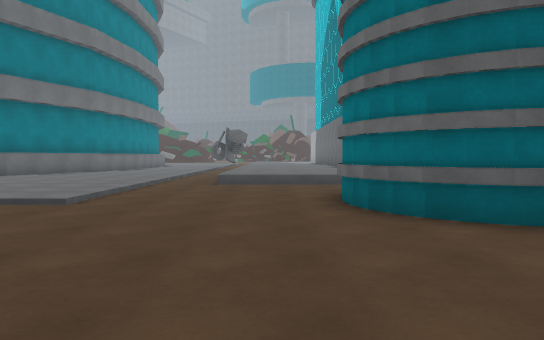
[1] (above)

16 first-person views from a walk through a Unity game level. The camera is 1.3 m above the floor, tilts 2° down and sees 70° across. The floor is counted in squares, 2 m on a side. Each view is taken from the middle of a square. On the plan, view 1 faces up. The plan holds only what a view shows up to about 11 squares ahead; the rest is blank. The place goes on beyond the plan. Surface patterns are stand-ins for the level's own textures.

[2]
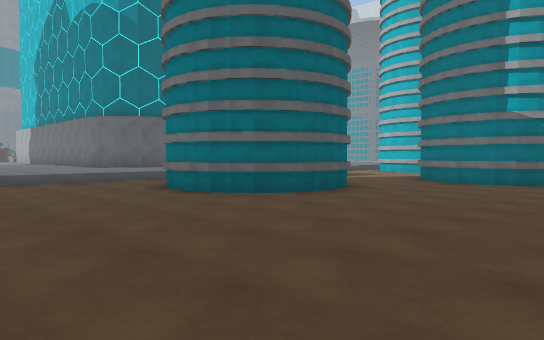

[3]
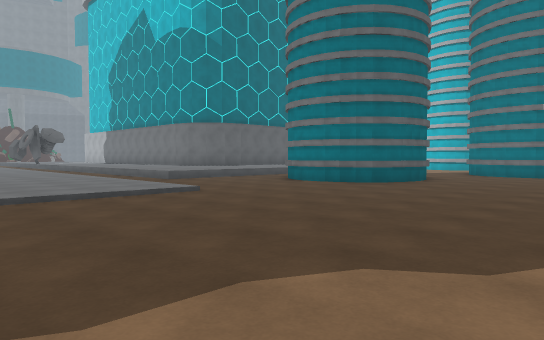

[4]
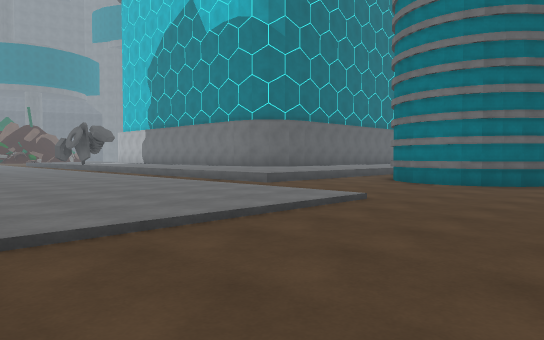

[5]
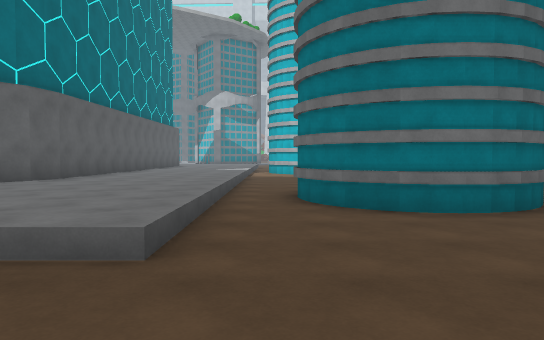

[6]
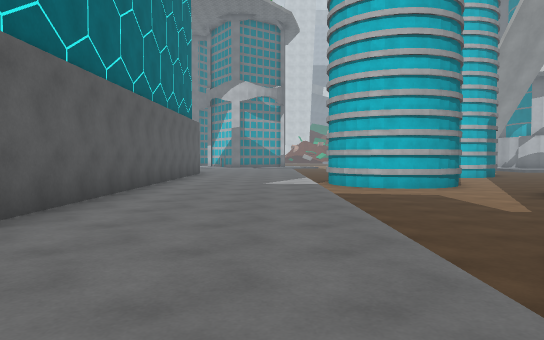

[7]
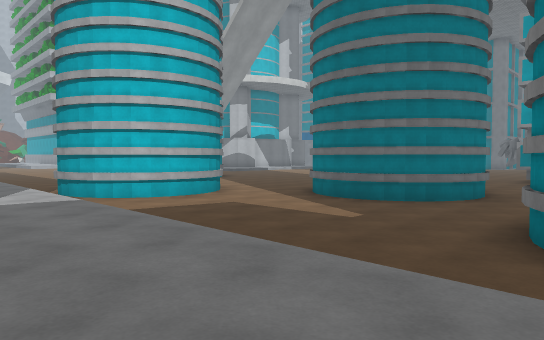

[8]
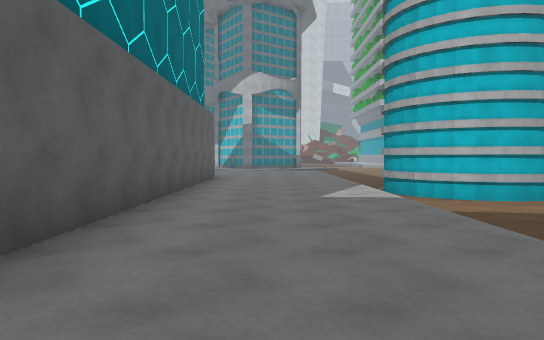

[9]
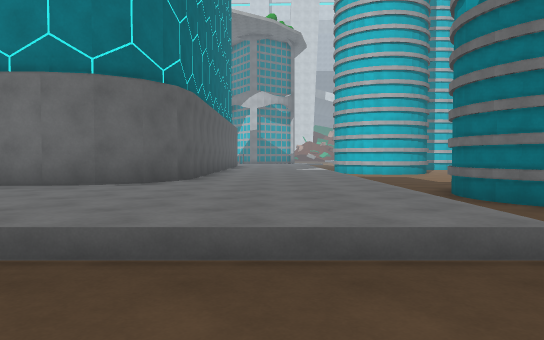

[10]
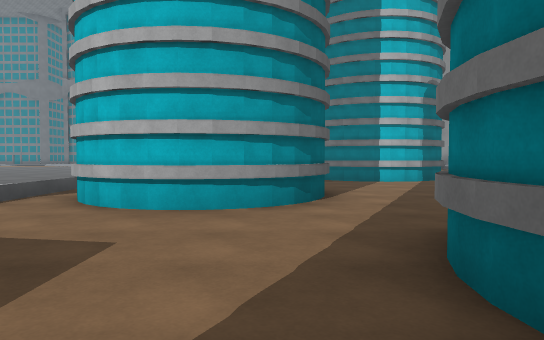

[11]
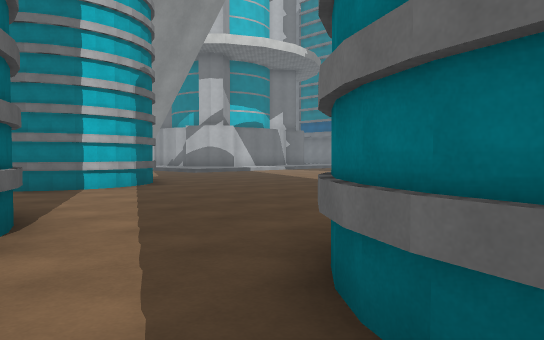

[12]
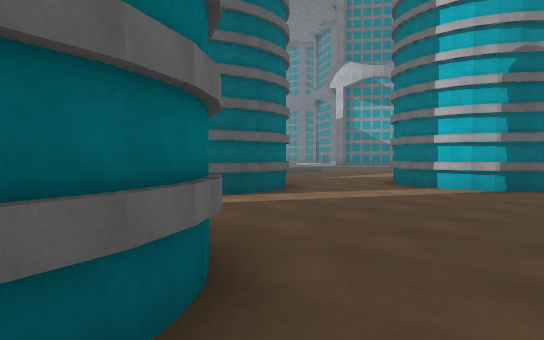

[13]
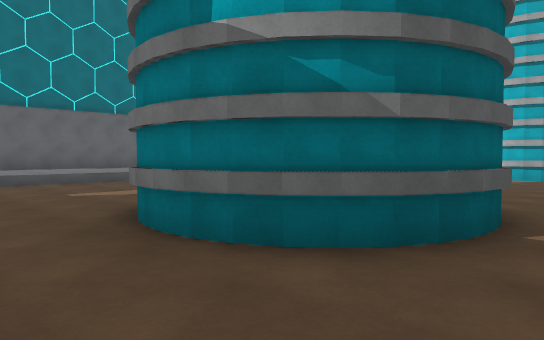

[14]
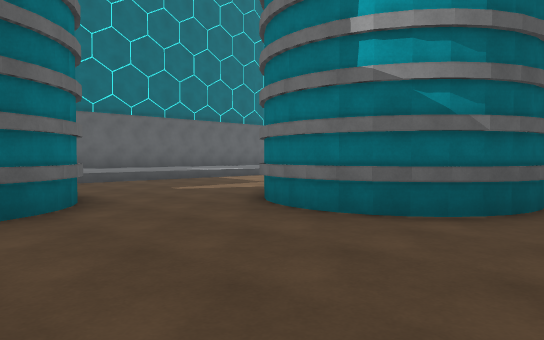

[15]
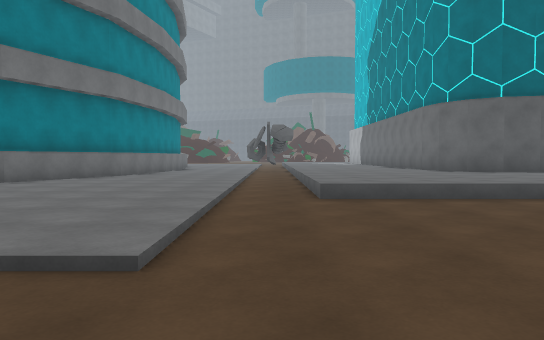

[16]
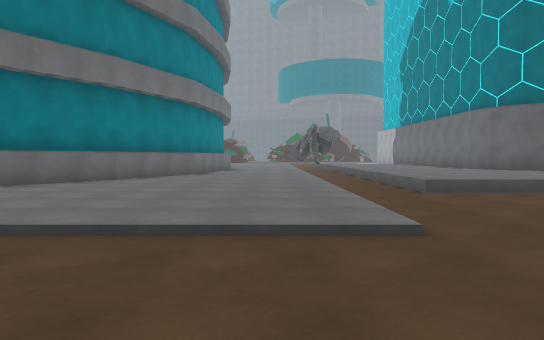

### Floor plan
Key: @ floor where view 1 was taken; # wall or solid block; . main floor; : floor 0.25 m higher than the main floor; + floor 0.5 m higher than the main floor; / step, stairs or slope; ^ raised ledge.
Columns run from 8 left of view 1 to 17 right of it. Each row starts with its distance up from view 1.
 14  #:::/.++++##
 13 #^:::/.+++++############
 12 #::::/.+++++++++++++++++
 11 ^::::/.++++++++++++++++++
 10 #::::/.++++++++++++++++++
  9 :::::/./////////////////
  8 :::::/...............##.
  7 :::::/....#^#.......#
  6  ::::/...#   #......#
  5 //////...#   #......#^ #..
  4 ..........#^#...##...##...
  3 ...............#^ #......#
  2 ...............#   ......#
  1  ..............#^ #......#
  0  .......@.......##........
 -1  ////////  ////////// ////

Where each view was taken, in squares from view 1:
view 1: 0 up, 0 right, facing up
view 2: 1 down, 3 left, facing up-right
view 3: 1 down, 7 left, facing up-right
view 4: 2 up, 8 left, facing up-right
view 5: 8 up, 4 left, facing right
view 6: 10 up, 1 right, facing right
view 7: 11 up, 4 right, facing down-right
view 8: 11 up, 4 right, facing right
view 9: 11 up, 4 left, facing right
view 10: 5 up, 7 right, facing right
view 11: 5 up, 9 right, facing down-right
view 12: 1 down, 9 right, facing up-right
view 13: 1 down, 5 right, facing up-right
view 14: 1 down, 3 right, facing up-right
view 15: 3 up, 2 left, facing up
view 16: 2 up, 4 left, facing up
